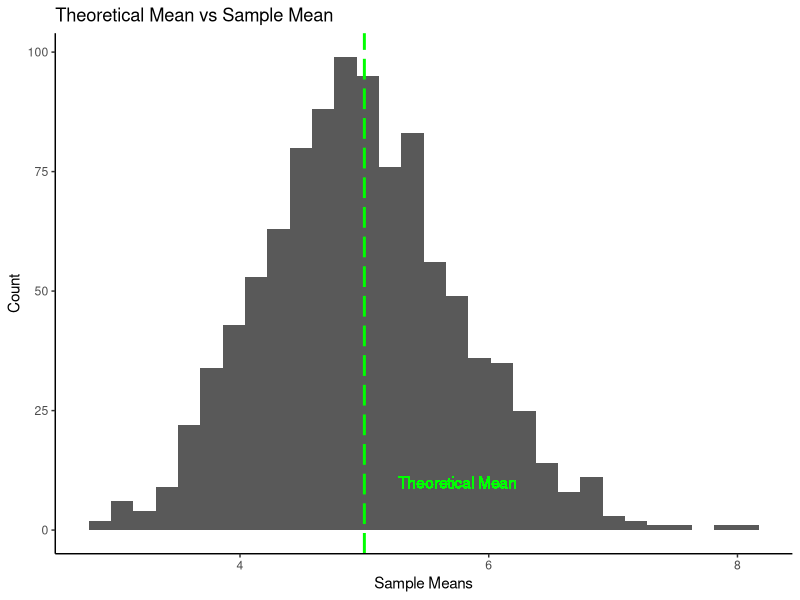
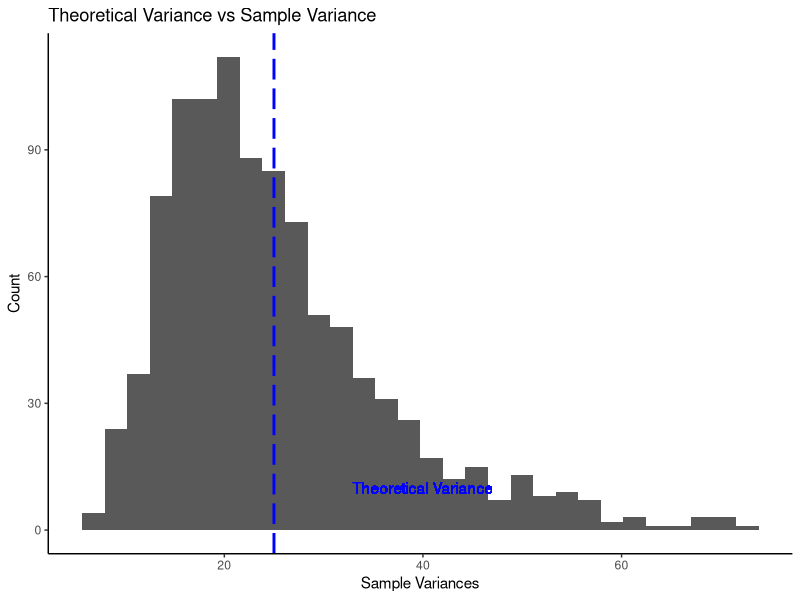
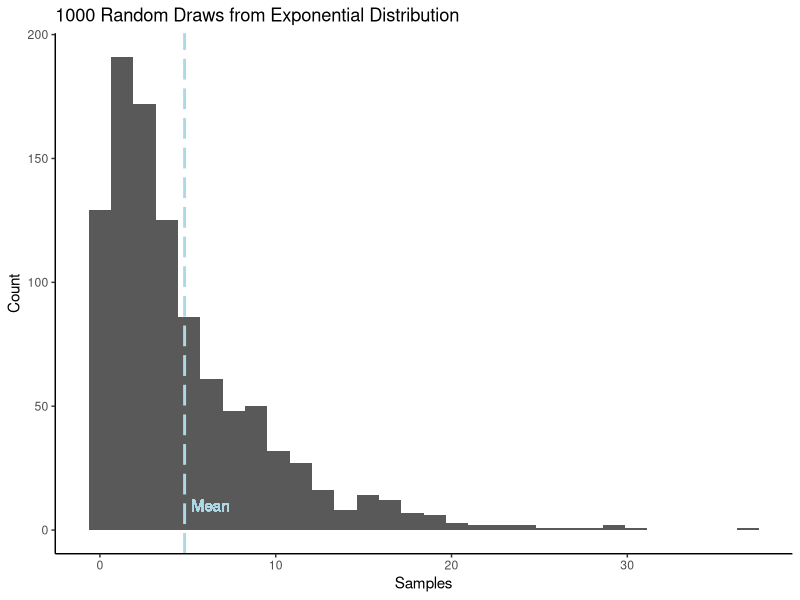
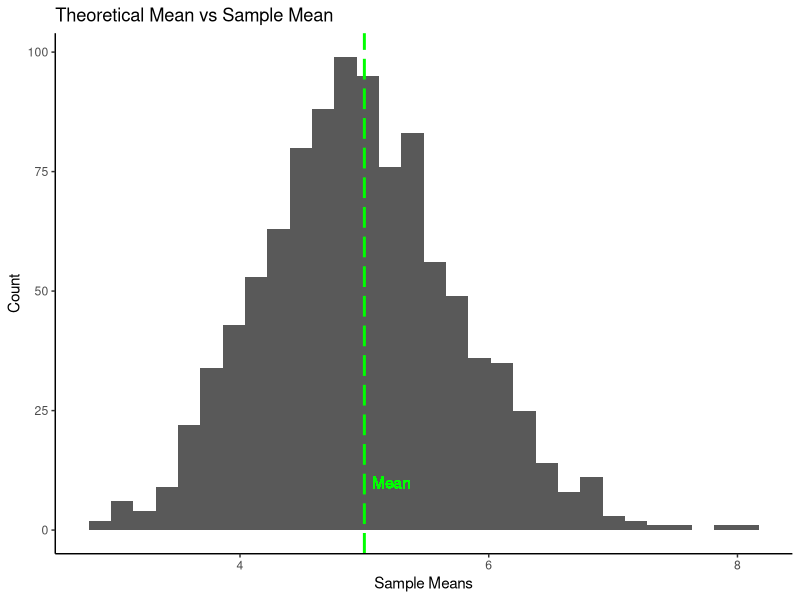

Recreate these plots in R, in order.
## ---- chunk 1
lambda<-0.2
mns<-NULL
vars<-NULL
for (i in 1:1000) {
        mns=c(mns,mean(rexp(40,lambda)))
        vars=c(vars,var(rexp(40,lambda)))
}
sims<-data.frame(mns)
## ---- chunk 2
library(ggplot2)
ggplot(data=sims, aes(mns))+
        geom_histogram()+
        labs(title="Theoretical Mean vs Sample Mean",
             x="Sample Means",
             y="Count")+
        geom_vline(xintercept=1/lambda, colour="green",linetype="longdash", size=1)+
        geom_text(aes(x=1/lambda*1.15,y=10,label="Theoretical Mean"),color="green")+
        theme_classic()
## ---- chunk 3
mean(sims$mns)
## ---- chunk 4
library(ggplot2)
ggplot(data=sims, aes(vars))+
        geom_histogram()+
        labs(title="Theoretical Variance vs Sample Variance",
             x="Sample Variances",
             y="Count")+
        geom_vline(xintercept=(1/lambda)^2, colour="blue",linetype="longdash", size=1)+
        geom_text(aes(x=(1/lambda)^2*1.6,y=10,label="Theoretical Variance"),color="blue")+
        theme_classic()
## ---- chunk 5
mean(sims$vars)
## ---- chunk 6
draws<-rexp(1000,0.2)
draws<-data.frame(draws)
drawmean<-mean(draws$draws)
library(ggplot2)
ggplot(data=draws, aes(draws))+
        geom_histogram()+
        labs(title="1000 Random Draws from Exponential Distribution",
             x="Samples",
             y="Count")+
        geom_vline(xintercept=mean(drawmean), colour="lightblue",linetype="longdash", size=1)+
        geom_text(aes(x=drawmean+1.5,y=10,label="Mean"),color="lightblue")+
        theme_classic()
## ---- chunk 7
library(ggplot2)
ggplot(data=sims, aes(mns))+
        geom_histogram()+
        labs(title="Theoretical Mean vs Sample Mean",
             x="Sample Means",
             y="Count")+
        geom_vline(xintercept=1/lambda, colour="green",linetype="longdash", size=1)+
        geom_text(aes(x=mean(sims$mns)+.25,y=10,label="Mean"),color="green")+
        theme_classic()
